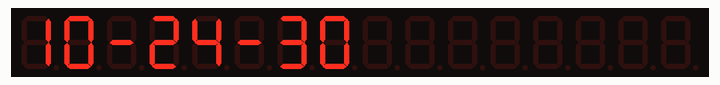
Simulated run of this program. Board: Raspberry Pi (BCM pin numbers). On the bench: 16-digit seven-segment display. The clock reads 2024-03-15 10:24:30 at power-on unless the program sets it.

Above: at 0.1 s.
At 19.1 s:
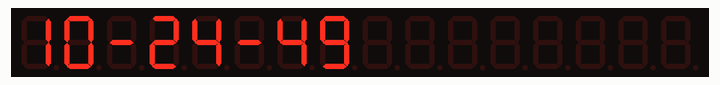
At 27.2 s:
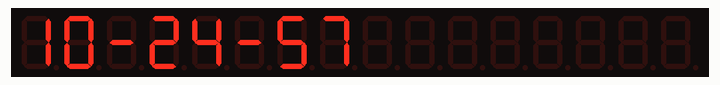
At 31.2 s:
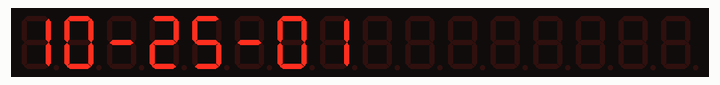
At 38.2 s:
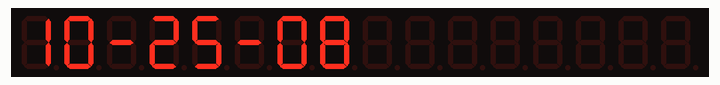

Measured:
- what the display in image 1 shows lasts 1.0 s, from 19.1 s to 20.1 s

The program:

clock.py
```python
#!/usr/bin/env python

import max7219.led as led
import time
import random
from datetime import datetime


def date(device, deviceId):

    now = datetime.now()
    day = now.day
    month = now.month
    year = now.year - 2000

    # Set day
    device.letter(deviceId, 8, int(day / 10))     # Tens
    device.letter(deviceId, 7, day % 10)          # Ones
    device.letter(deviceId, 6, '-')               # dash
    # Set day
    # device.letter(deviceId, 5, int(month / 10))     # Tens
    # device.letter(deviceId, 4, month % 10)     # Ones
    # device.letter(deviceId, 3, '-')               # dash
    # Set day
    # device.letter(deviceId, 2, int(year / 10))     # Tens
    # device.letter(deviceId, 1, year % 10)     # Ones


def clock(device, deviceId, seconds):

    for _ in xrange(seconds):
        now = datetime.now()
        hour = now.hour
        minute = now.minute
        second = now.second
        dot = second % 2 == 0                # calculate blinking dot
        # # Set hours
        # device.letter(deviceId, 4, int(hour / 10))     # Tens
        # device.letter(deviceId, 3, hour % 10, dot)     # Ones
        # # Set minutes
        # device.letter(deviceId, 2, int(minute / 10))   # Tens
        # device.letter(deviceId, 1, minute % 10)        # Ones
        # time.sleep(1)

        #Set hours
        device.letter(deviceId, 8, int(hour / 10))
        device.letter(deviceId, 7, hour % 10)
        # device.letter(deviceId, 6, ':', dot)
        device.letter(deviceId, 6, '-')

        #Set minutes
        device.letter(deviceId, 5, int(minute / 10))     # Tens
        device.letter(deviceId, 4, minute % 10)     # Ones
        device.letter(deviceId, 3, '-')

        #Set second
        device.letter(deviceId, 2, int(second / 10))     # Tens
        device.letter(deviceId, 1, second % 10)     # Ones
        time.sleep(1)

device = led.sevensegment(cascaded=2)
# device._DIGITS[':'] = 0x01;

# Alphabet Text
# device.show_message("HELLO EVERYONE!")
# device.show_message("0123456789 abcdefghijklmnopqrstuvwxyz ABCDEFGHIJKLMNOPQRSTUVWXYZ")

# Digit futzing
# date(device, 0)
# clock(device, 1, seconds=10)
while True:
    clock(device, 1, seconds=60)

# # Brightness
# for x in xrange(5):
#     for intensity in xrange(16):
#         device.brightness(intensity)
#         time.sleep(0.1)
# device.brightness(7)

# # Scrolling
# for x in xrange(2):
#     for _ in xrange(8):
#         device.scroll_right()
#         time.sleep(0.1)
#     time.sleep(1)
# device.clear()

# # Negative numbers
# for x in range(-30, 128):
#     device.write_number(deviceId=0, value=x)
#     time.sleep(0.05)

# # Hex numbers
# for x in range(0xfa909, 0xfab2a):
#     device.write_number(deviceId=1, value=x, base=16, leftJustify=True)
#     time.sleep(0.025)

# device.clear(deviceId=1)
# time.sleep(1)

# device.clear()
# time.sleep(1)

# a = random.randint(-999, 999)
# b = random.randint(-3223, 999)

# device.brightness(3)
# for x in range(500):
#     a += random.random() * 10
#     b -= 1
#     c = a + b / (random.random() * 43)
#     device.write_number(deviceId=0, value=a, decimalPlaces=1)
#     device.write_number(deviceId=1, value=b, zeroPad=True)
#     device.write_number(deviceId=2, value=c, decimalPlaces=2)
#     time.sleep(0.5)
```
